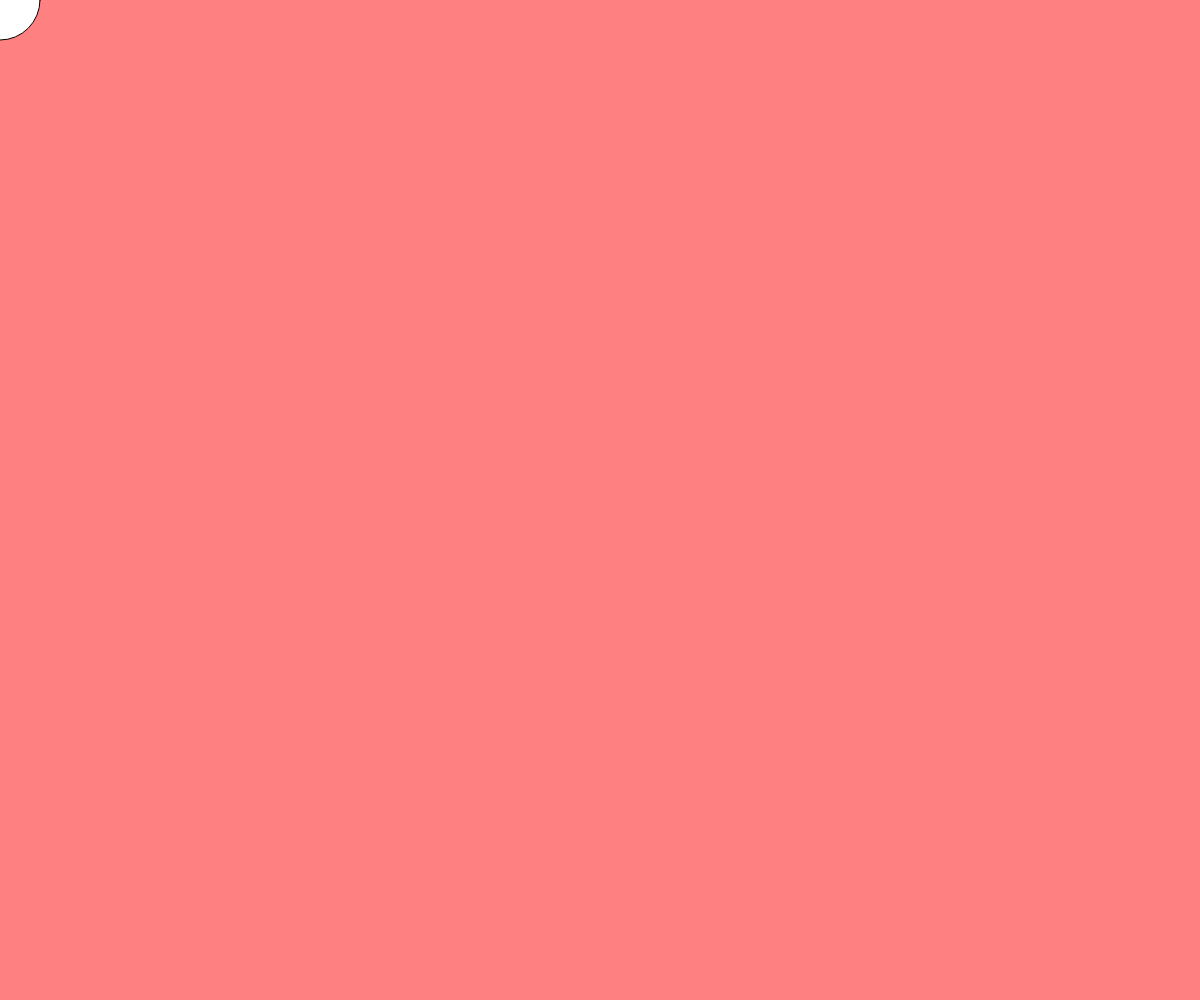
Frame 1 (no input)
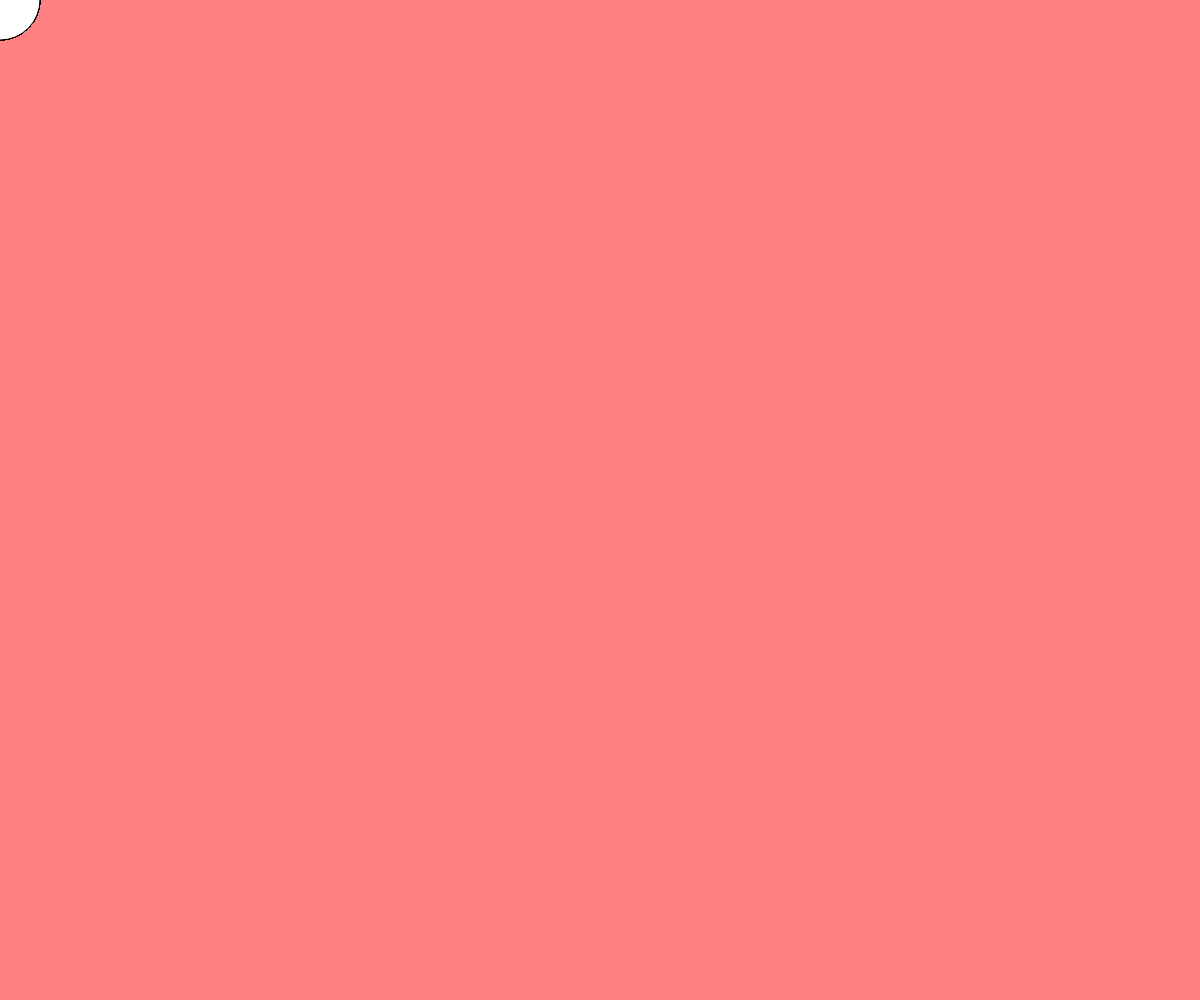
Frame 60 (no input)
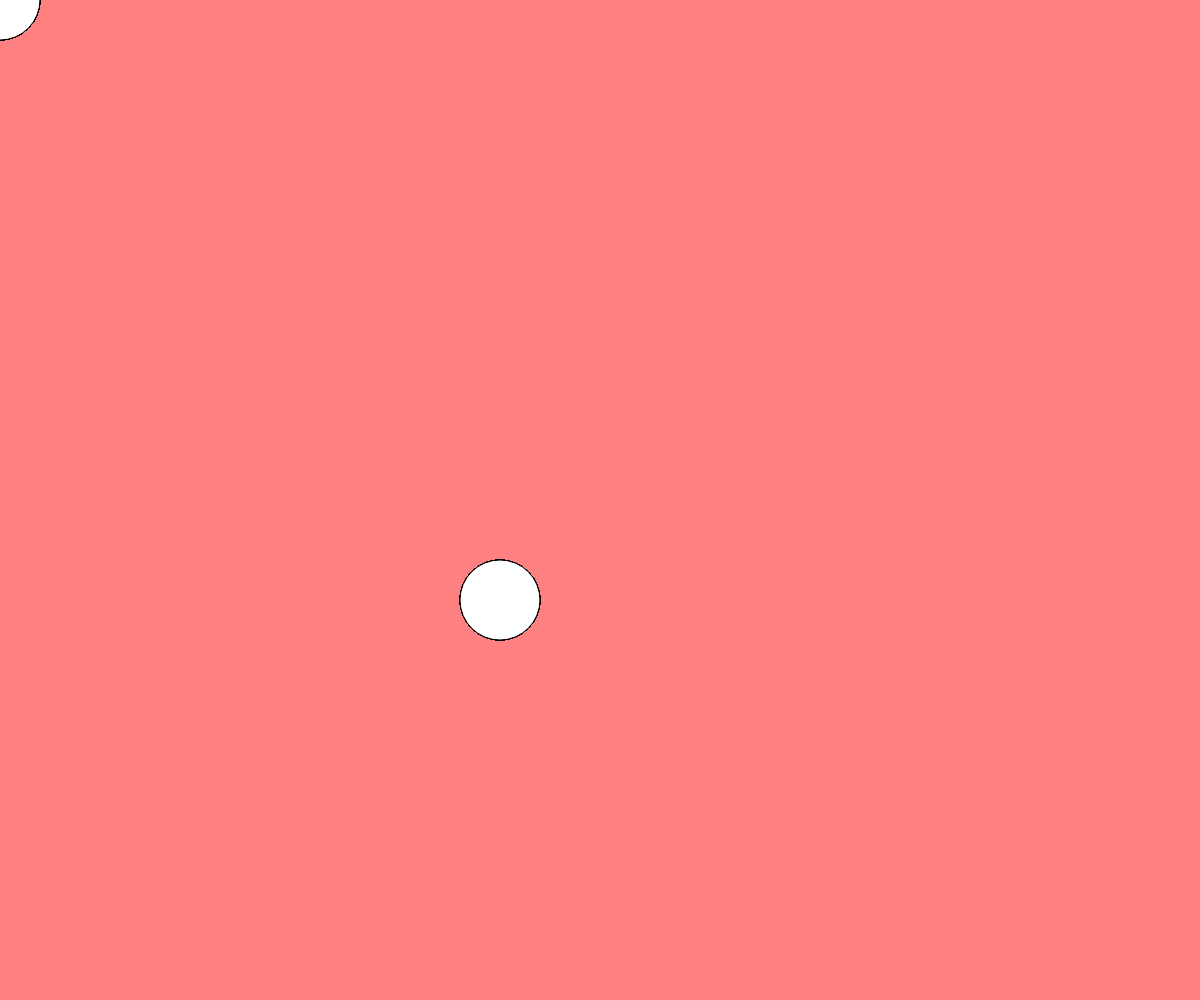
Frame 120 (the mouse pressed at the canvas centre since frame 60)

The p5.js sketch that drew these frames (run headless with seeded random() and noise() and a simulated clock; from frame 60 on, the mouse is pressed at the canvas centre):

// p5.js sketch
// ── sketch.js
function setup() {
	let canvas = createCanvas(windowWidth, windowHeight);
	canvas.style('display', 'block');
	background(255, 128, 128);
}

function draw() {
  ellipse(mouseY, mouseX, 80, 80);
}

function windowResized() {
  resizeCanvas(windowWidth, windowHeight);
}

function circlePoints(centerX, centerY, radius, theta) {
	
}
